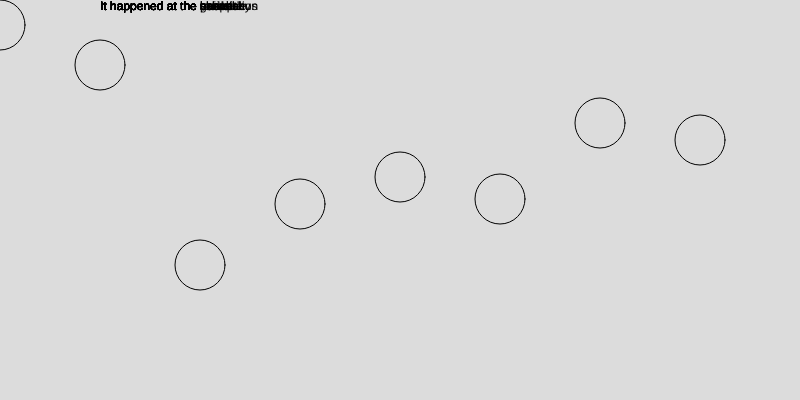
Frame 1 (no input)
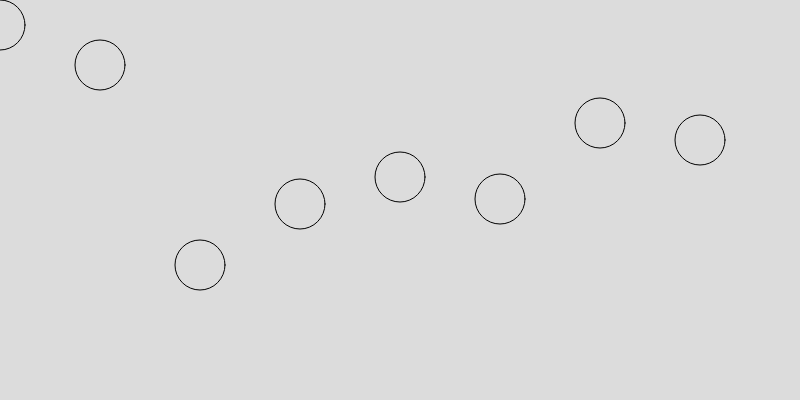
Frame 60 (no input)
Frame 120 (the mouse pressed at the canvas centre since frame 60): identical to frame 60, image omitted

The p5.js sketch that drew these frames (run headless with seeded random() and noise() and a simulated clock; from frame 60 on, the mouse is pressed at the canvas centre):

// p5.js sketch
// ── sketch.js
let arr = ["school","bus","market","beach","roadside","park","mosque","school bus","church","van","hospital","gas station","university", "shrine"]

let arrN = [25,65,265,204,177,199,123,140]
let x = 0
function setup() {
  createCanvas(800, 400);
  // console.log(arr.length)
// frameRate(5)
}

function draw() {
  background(220);

  for(i=0;i<arr.length;i++){
    
  text("It happened at the "+ arr[i],100,x+10)
  }
 
  for(j=0;j<arrN.length;j++){
    noFill()
    circle(j*100,arrN[j],50)
  }
  x++
}
